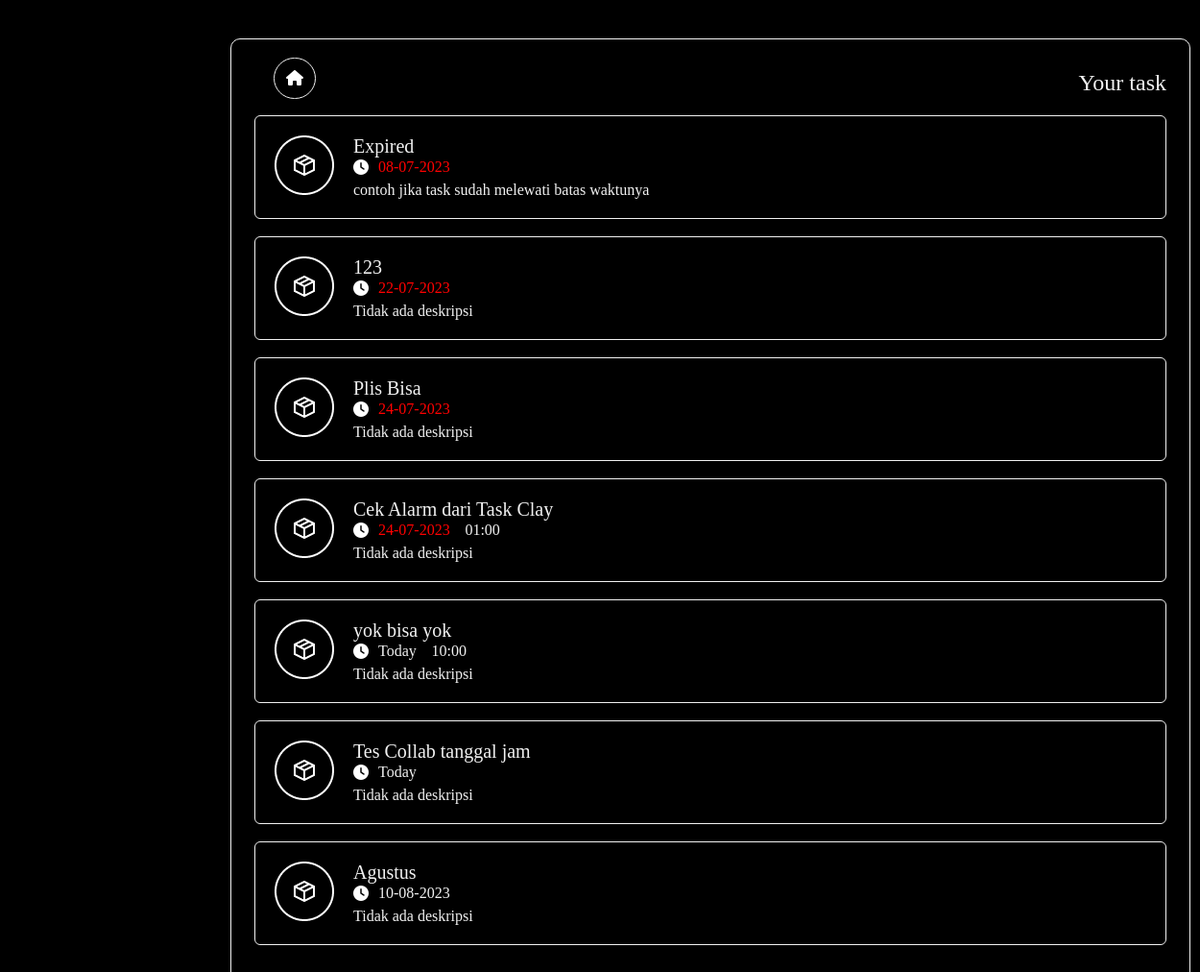
The app's page /box.php (signed in) with its own data.
### tables this page shows
CREATE TABLE `tb_tasks` (
  `id` int(11) NOT NULL,
  `task_name` varchar(255) NOT NULL,
  `task_date` date DEFAULT NULL,
  `task_time` time DEFAULT NULL,
  `task_desc` varchar(255) NOT NULL,
  `priority_id` int(11) NOT NULL,
  `user_id` int(11) NOT NULL,
  `category_id` int(11) NOT NULL,
  `status_id` int(11) NOT NULL
);

CREATE TABLE `tb_categories` (
  `id` int(11) NOT NULL,
  `category_name` varchar(255) NOT NULL,
  `category_img` varchar(255) NOT NULL
);

### box.php (the view, shortened to what this page needs)
<?php
include "config/connection.php";
$user_id = $_SESSION['id'];
?>
<!DOCTYPE html>
<html lang="en">
<head>
    <link rel="stylesheet" href="./assets/css/style.css">
</head>
<body>
    <?php
    $sql = "SELECT t.*, c.category_name, c.category_img FROM tb_tasks t LEFT JOIN tb_categories c ON t.category_id = c.id WHERE user_id = '$user_id' ORDER BY task_date ";
    $query = mysqli_query($conn, $sql);
    ?>
    <div class="container_task_all">
        <div class="task_active">
            <div class="task_head">
                <div class="task_feature">
                    <a id="back_button" onclick="location.href='home.php'" )>
                        <i class=" fa-solid fa-house" style="color: #ffffff;"></i>
                </div>
                <div class="task_title">
                    <p>Your task</p>
                </div>
            </div>
            <?php
            while ($result = mysqli_fetch_array($query)) {
                $task_title = $result['task_name'];
                $task_time = $result['task_time'] == "00:00:00" ? '' : date('H:i', strtotime($result['task_time']));
                $task_desc = $result['task_desc'];
                $category_img = $result['category_img'];
                $task_date = $result['task_date'] == date('Y-m-d') ? 'Today' : date('d-m-Y', strtotime($result['task_date']));
                if ($result['task_date'] < date('Y-m-d')) {
                    $task_date = '<span style="color: red; font-family:"Satoshi-Bold";">' . $task_date . '</span>';
                }
                ?>
                <div class="task_active_list_box" id="active_tasks">
                    <div class="task_active_card">
                        <div class="task_category">
                            <img class="task_category_img" src="./assets/images/category/<?php echo $category_img ?>"
                                alt="">
                        </div>
                        <div class="task_info">
                            <div class="task_subtitle">
                                <p>
                                    <?php echo $task_title; ?>
                                </p>
                            </div>
                            <div class="task_deadline">
                                <i class="fa-solid fa-clock" style="color: white;"></i>
                                <p>
                                    <?php echo $task_date; ?>
                                </p>
                                <p>⠀
                                    <?php echo $task_time; ?>
                                </p>
                            </div>
                            <div class="task_desc">
                                <p>
                                    <?php echo $task_desc; ?>
                                </p>
                            </div>
                        </div>
                    </div>
                </div>
                <br>
                <?php
            }
            ?>
        </div>
</body>
</html>

### assets/css/style.css (style rules this page uses)
:root { --black: #000000; --white: #F1F1F1; --hero: 80px; --header1: 60px; --header2: 40px; --header3: 32px; --text: 24px; --text2: 16px; }
html { scroll-behavior: smooth; }
body { -ms-overflow-style: none; scrollbar-width: none; background-color: var(--black); padding: 40px 40px; display: flex; flex-direction: row; }
* { box-sizing: border-box; margin: 0px; padding: 0; }
p { cursor: default; color: var(--white); }
a { cursor: pointer; }
.task_feature>a { margin-left: 20px; border: 1px solid var(--white); border-radius: 100px; padding: 12px; }
.task_head { display: flex; flex-direction: row; justify-content: space-between; }
.task_title p { font-size: 24px; font-family: "Satoshi-Black"; margin-bottom: 20px; }
.task_subtitle { width: 100%; }
.task_subtitle p { font-size: 20px; font-family: "Satoshi-Bold"; word-wrap: break-word; }
.task_active { margin-bottom: 40px; }
.task_active_card { display: flex; flex-direction: row; align-items: center; border: 1px solid var(--white); padding: 20px 20px; border-radius: 6px; position: relative; }
.task_category { margin-right: 20px; }
.task_deadline { display: flex; flex-direction: row; align-items: center; margin-bottom: 2px; }
.task_deadline i { margin-right: 10px; }
.task_deadline p { font-size: 16px; font-family: "Satoshi-Regular"; }
.task_desc { font-size: 16px; font-family: "Satoshi-Medium"; width: 332px; color: gainsboro; margin-top: 6px; word-break: break-all; }
.container_task_all { flex-direction: row; justify-content: center; align-items: center; border: 1px solid var(--white); border-radius: 10px; margin: 40px; position: absolute; width: 1000px; padding: 32px 24px 40px 24px; top: 0px; left: 200px; }

### records on screen
tb_tasks: category.category_img (placeholder picture), task_name "Expired", task_date "08-07-2023", task_desc "contoh jika task sudah melewati batas waktunya"
tb_tasks: category.category_img (placeholder picture), task_name "123", task_date "22-07-2023", task_desc "Tidak ada deskripsi"
tb_tasks: category.category_img (placeholder picture), task_name "Plis Bisa", task_date "24-07-2023", task_desc "Tidak ada deskripsi"
tb_tasks: category.category_img (placeholder picture), task_name "Cek Alarm dari Task Clay", task_date "24-07-2023", task_time "01:00", task_desc "Tidak ada deskripsi"
tb_tasks: category.category_img (placeholder picture), task_name "yok bisa yok", task_date "Today", task_time "10:00", task_desc "Tidak ada deskripsi"
tb_tasks: category.category_img (placeholder picture), task_name "Tes Collab tanggal jam", task_date "Today", task_desc "Tidak ada deskripsi"
tb_tasks: category.category_img (placeholder picture), task_name "Agustus", task_date "10-08-2023", task_desc "Tidak ada deskripsi"
